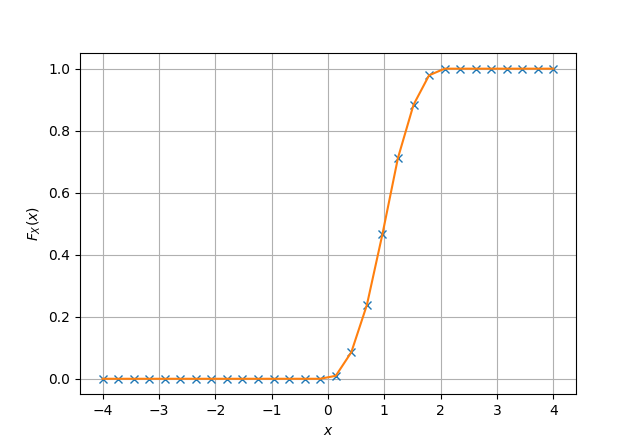

Recreate this plot in Python.
#Importing numpy, scipy, mpmath and pyplot
import numpy as np
import matplotlib.pyplot as plt

#if using termux
import subprocess
import shlex
#end if



x = np.linspace(-4,4,30)#points on the x axis
simlen = int(1e6) #number of samples
err = [] #declaring probability list
#randvar = np.random.normal(0,1,simlen)
randvar = np.loadtxt('4th.dat',dtype='double')
#randvar = np.loadtxt('gau.dat',dtype='double')
for i in range(0,30):
	err_ind = np.nonzero(randvar < x[i]) #checking probability condition
	err_n = np.size(err_ind) #computing the probability
	err.append(err_n/simlen) #storing the probability values in a list

	
def cduniform2(x):
    if (x<=0):
       return 0
    elif (x>=0 and x <1):
       return (x*x)/2
    elif (x>=1 and x <2):
       return (2*x-(x*x)/2 -1)
    else:
       return 1
    
theoritical = []
for i in range(len(x)):
   theoritical.append(cduniform2(x[i]))
plt.plot(x,err,'x')#plotting the CDF
plt.plot(x,theoritical)
plt.grid() #creating the grid
plt.xlabel('$x$')
plt.ylabel('$F_X(x)$')

plt.show() #opening the plot window
